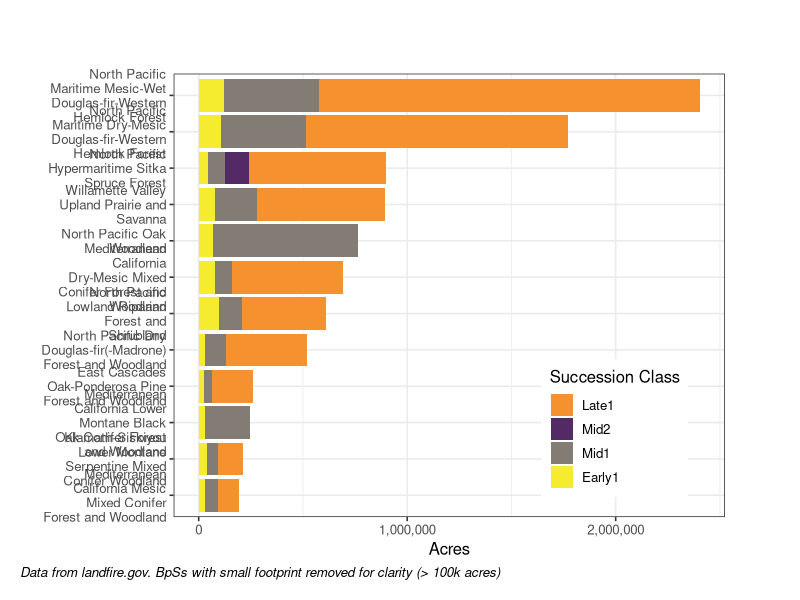
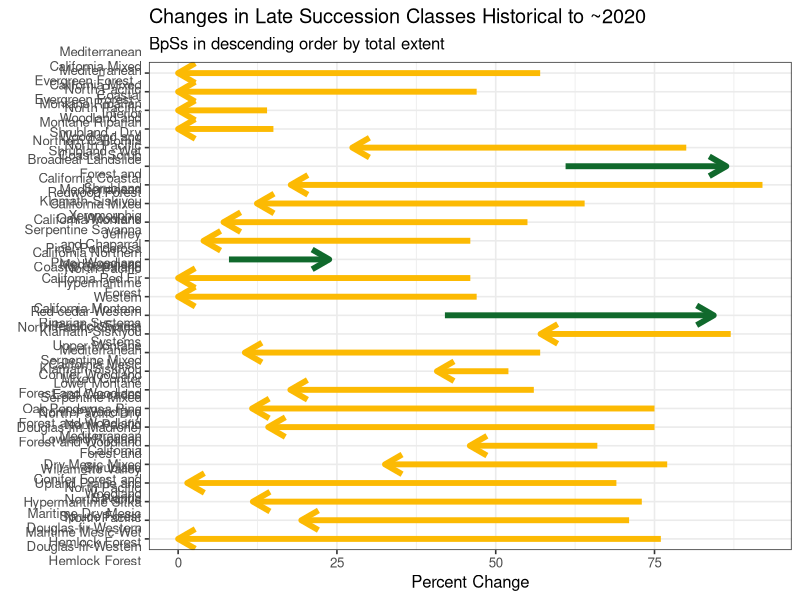
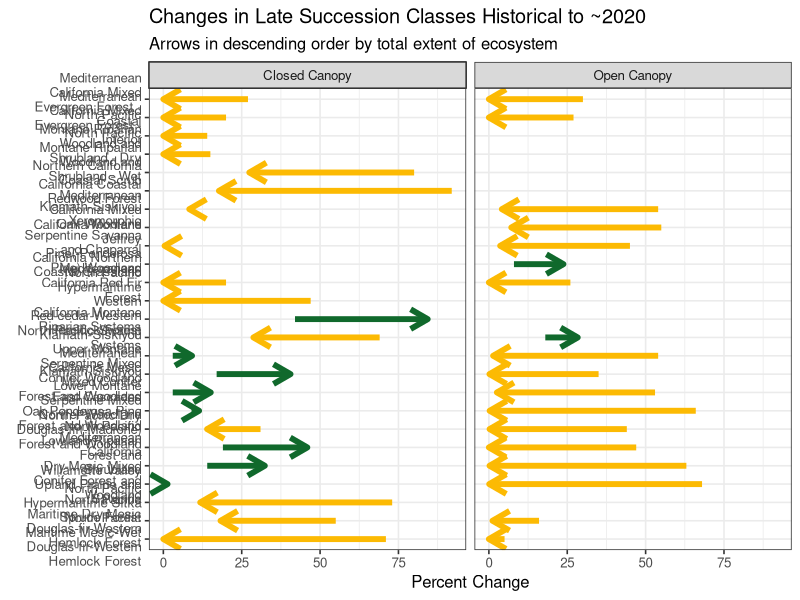

The R script that drew these images, in order:
## ---- chunk 1

library(tidyverse)
library(scales)


raw_data <- read.csv("data/final_df.csv") %>%
  filter(!is.na(age_category)) %>%
  filter(bps_acres > 100000)



# get labels ordered properly

raw_data$age_category <- factor(raw_data$age_category, 
                                    levels = c(
                                      "Early1",
                                      "Mid1",
                                      "Mid2",
                                      "Late1",
                                      "Late2"
                                    ))

raw_data$age_category <- factor(raw_data$age_category, levels = rev(levels(raw_data$age_category)))



plot_acres <-
  ggplot(raw_data, aes(fill = age_category, y = ref_scls_acres, x = reorder(bps_name, -bps_acres))) +
  geom_bar(position = "stack", stat = "identity") +
  coord_flip() +
  labs(
    title = "",
    subtitle = "",
    caption = "Data from landfire.gov. BpSs with small footprint removed for clarity (> 100k acres)",
    x = "",
    y = "Acres",
    fill = "Succession Class") +
  scale_x_discrete(limits = rev, labels = wrap_format(20)) +
  scale_y_continuous(label = comma, n.breaks = 4) + 
  theme_bw(base_size = 12) + 
  scale_fill_manual(values = c("#f5922f", # orange
                               "#532a66", # purple
                               "#827c75", # grey
                               "#f5eb2f", # yellow
                               "#74a36f" # green-natural veg
  )) +
  theme(plot.caption = element_text(hjust = 0, face = "italic"), #Default is hjust=1
        plot.title.position = "plot", #NEW parameter. Apply for subtitle too.
        plot.caption.position =  "plot") +
  theme(legend.position = c(0.8, 0.2)) + 
  theme(plot.margin = unit(c(0.2, 0.75, 0.2, 0.2),
                           "inches"))

plot_acres


## ---- chunk 2

raw_data <- read.csv("data/final_df.csv")


## filter, group and add helper columns

old_classes <- c("Late1", "Late2")

old_growth_loss <- raw_data %>%
  filter(age_category %in% old_classes) %>%
  group_by(bps_name) %>%
  summarize(ref_percent = sum(ref_percent, na.rm = TRUE),
            cur_percent = sum(cur_percent, na.rm = TRUE),
            bps_acres = max(bps_acres)) %>%
  mutate(change = cur_percent - ref_percent,
       sign_change = (change >0)) 


# try arrow plot


arrow_plot <- old_growth_loss |> 
  ggplot(aes(
      x = ref_percent, xend = cur_percent, 
      y = reorder(bps_name, bps_acres), yend = bps_name,
      color = sign_change)) +
  geom_segment(
    arrow = arrow(angle = 30, length = unit(0.5, 'cm')),
    size = 2) +
  labs(
    x = 'Percent Change', 
    y = element_blank(),
    title = 'Changes in Late Succession Classes Historical to ~2020',
    subtitle = 'BpSs in descending order by total extent'
  ) +
  scale_color_manual(
    values = c("#fcba03", "#10692c")) +
  theme_bw(base_size = 12) + 
  theme(legend.position = "none") +
  scale_y_discrete(limits = rev, labels = wrap_format(20)) 


arrow_plot

## ---- chunk 3

## old growth change split out by open/closed


library(tidyverse)

## read in data

raw_data <- read.csv("data/final_df.csv")


## filter, group and add helper columns


old_classes <- c("Late1", "Late2")

old_growth_chng_canopy <- raw_data %>%
  filter(age_category %in% old_classes) %>%
  filter(canopy_category != 'ALL') %>%
  group_by(bps_name, canopy_category) %>%
  summarize(ref_percent = sum(ref_percent, na.rm = TRUE),
            cur_percent = sum(cur_percent, na.rm = TRUE),
            bps_acres = max(bps_acres)) %>%
  mutate(change = cur_percent - ref_percent,
         sign_change = (change > 0)) 


## try chart with facets

facet_names <- c(
  "CLS" = "Closed Canopy",
  "OPN" = "Open Canopy"
)

canopy_arrow_plot <- old_growth_chng_canopy %>%
  ggplot(aes(
    x = ref_percent, xend = cur_percent, 
    y = reorder(bps_name, bps_acres), yend = bps_name,
    color = sign_change)) +
  geom_segment(
    arrow = arrow(angle = 30, length = unit(0.5, 'cm')),
    size = 2) +
  labs(
    x = 'Percent Change', 
    y = element_blank(),
    title = 'Changes in Late Succession Classes Historical to ~2020',
    subtitle = 'Arrows in descending order by total extent of ecosystem'
  ) +
  scale_color_manual(
    values = c("#fcba03", "#10692c")) +
  theme_bw(base_size = 12) + 
  theme(legend.position = "none") +
  facet_wrap(~ canopy_category, 
             ncol = 2,
             labeller = as_labeller(facet_names))+
  scale_y_discrete(limits = rev, labels = wrap_format(20))

canopy_arrow_plot


